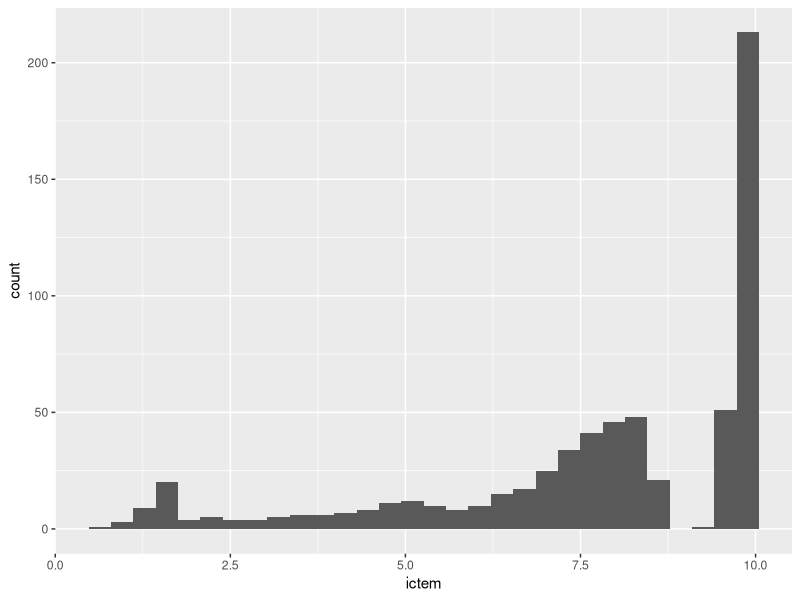
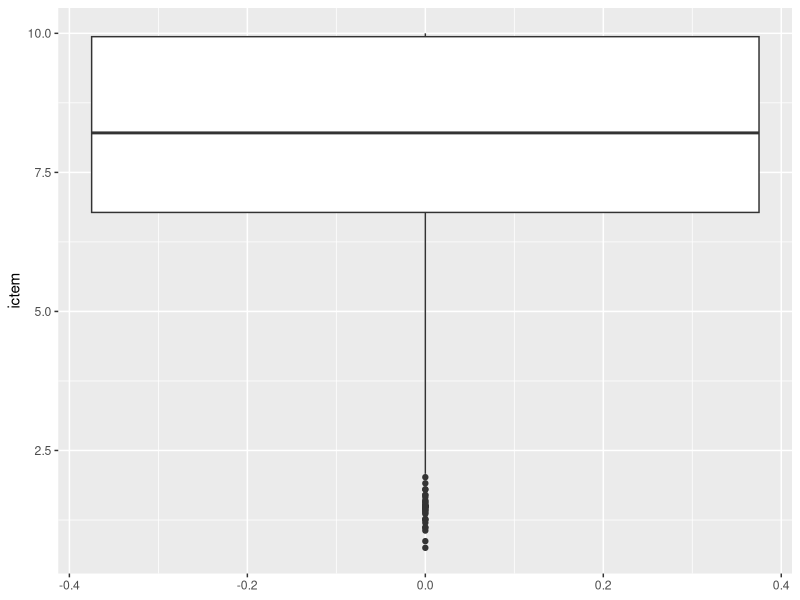

Source code (R) for these figures, in order:
## ---- chunk 1
library(tidyverse)
## ---- chunk 2
dados_cetesb <- read_csv("dados/dados-cetesb-2022.csv")
## ---- chunk 3
glimpse(dados_cetesb)
## ---- chunk 4
nrow(dados_cetesb)
ncol(dados_cetesb)
## ---- chunk 5
colnames(dados_cetesb)
## ---- chunk 6
head(dados_cetesb)
tail(dados_cetesb)
## ---- chunk 7
summary(dados_cetesb)
## ---- chunk 8
dados_cetesb$atendimento_coleta_porc 
## ---- chunk 9
# Soma dos valores da coluna `populacao_urbana`
# Ou seja, a população urbana total do estado de São Paulo
sum(dados_cetesb$populacao_urbana)
## ---- chunk 10
# Média dos valores da coluna `ictem`
mean(dados_cetesb$ictem)


# Mediana dos valores da coluna `ictem`
median(dados_cetesb$ictem)

# Variância dos valores da coluna `ictem`
var(dados_cetesb$ictem)


# Desvio padrão dos valores da coluna `ictem`
sd(dados_cetesb$ictem)

# Valor mínimo da coluna `ictem`
min(dados_cetesb$ictem)

# Valor máximo da coluna `ictem`
max(dados_cetesb$ictem)

# Quantis dos valores da coluna `ictem`
quantile(dados_cetesb$ictem)
## ---- chunk 11
mean(dados_cetesb$eficiencia)
## ---- chunk 12
mean(dados_cetesb$eficiencia, na.rm = TRUE)
## ---- chunk 13
# inicia o gráfico com os dados `dados_cetesb`
ggplot(dados_cetesb) +
  # define a variável que será plotada no eixo x
  aes(x = ictem) +
  # adiciona a geometria de histograma
  geom_histogram() 
## ---- chunk 14
# inicia o gráfico com os dados `dados_cetesb`
ggplot(dados_cetesb) +
  # define a variável que será plotada no eixo y
  aes(y = ictem) +
  # adiciona a geometria de histograma
  geom_boxplot() 
